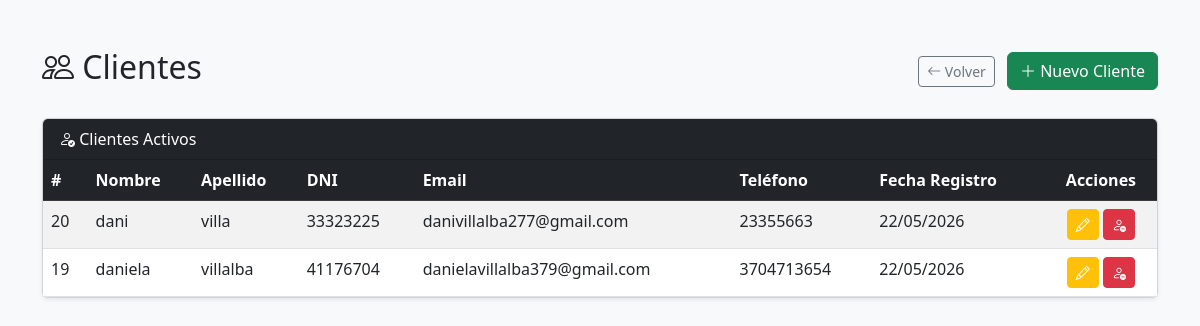
The app's page /public/index.php?action=clientes (signed in), older data.
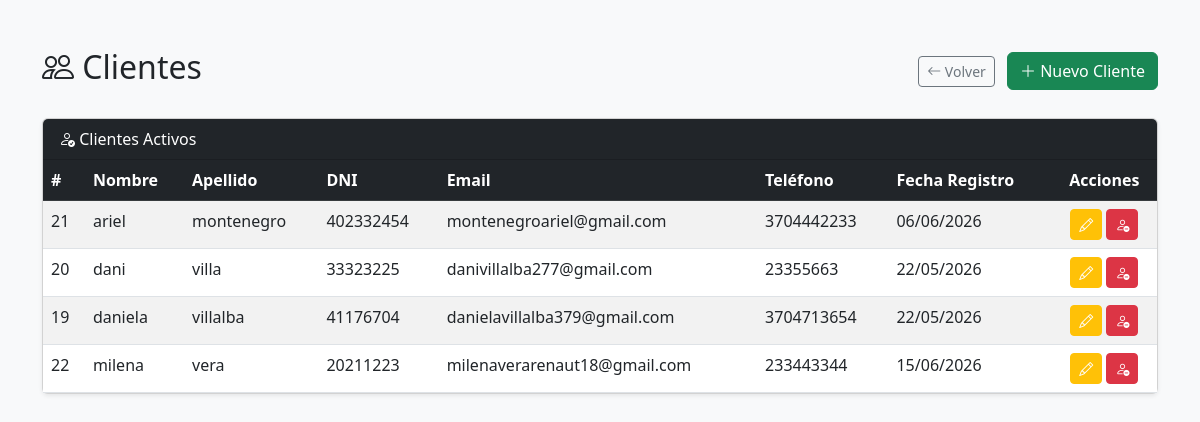
The same page, newer data.
### tables this page shows
CREATE TABLE `cliente` (
  `id_cliente` int NOT NULL AUTO_INCREMENT,
  `fecha_registro` timestamp NULL DEFAULT CURRENT_TIMESTAMP,
  `preferencias` varchar(45) DEFAULT NULL,
  `numero_ficha` int DEFAULT NULL,
  `estado` varchar(45) NOT NULL DEFAULT 'activo',
  `persona_idpersona` int NOT NULL,
  `email_token` varchar(64) DEFAULT NULL,
  `email_verificado` tinyint(1) NOT NULL DEFAULT '0',
  PRIMARY KEY (`id_cliente`),
  KEY `fk_cliente_persona1_idx` (`persona_idpersona`),
  CONSTRAINT `fk_cliente_persona1` FOREIGN KEY (`persona_idpersona`) REFERENCES `persona` (`id_persona`)
);

CREATE TABLE `persona` (
  `id_persona` int NOT NULL AUTO_INCREMENT,
  `nombre` varchar(45) DEFAULT NULL,
  `apellido` varchar(45) DEFAULT NULL,
  `dni` int DEFAULT NULL,
  `email` varchar(45) DEFAULT NULL,
  `telefono` varchar(45) DEFAULT NULL,
  `direccion` varchar(155) DEFAULT NULL,
  `promocion_id_promocion` int DEFAULT NULL,
  PRIMARY KEY (`id_persona`),
  KEY `fk_persona_promocion1_idx` (`promocion_id_promocion`),
  CONSTRAINT `fk_persona_promocion1` FOREIGN KEY (`promocion_id_promocion`) REFERENCES `promocion` (`id_promocion`)
);

### app/models/cliente/ClienteController.php (called while the page is built, shortened)
<?php
require_once __DIR__ . '/Cliente.php';
class ClienteController {
    private $cliente;
    public function __construct() {
        $database      = new Database();
        $this->db      = $database->connect();
        $this->cliente = new Cliente($this->db);
    }
    public function index() {
        $clientes          = $this->cliente->listar();
        require __DIR__ . '/views/index.php';
    }
}

### config/database.php (called while the page is built)
<?php
class Database {
    public function connect() {
        return new PDO("mysql:host=localhost;dbname=modelorelacional2", "root", "3704219257");
    }
}

### app/models/cliente/cliente.php (called while the page is built, shortened)
<?php
class Cliente {
    private $conn;
    public function __construct($db) {
        $this->conn = $db;
    }
    public function listar() {
        $sql = "SELECT c.id_cliente, c.fecha_registro, c.estado, c.email_verificado,
                    p.id_persona, p.nombre, p.apellido, p.dni, p.email, p.telefono
                FROM cliente c
                JOIN persona p ON c.persona_idpersona = p.id_persona
                WHERE c.estado = 'activo'
                ORDER BY p.nombre ASC";
        return $this->conn->query($sql)->fetchAll(PDO::FETCH_ASSOC);
    }
}

### app/models/cliente/views/index.php (the view, shortened to what this page needs)
<!DOCTYPE html>
<html lang="es">
<head>
    <link href="https://cdn.jsdelivr.net/npm/bootstrap@5.3.0/dist/css/bootstrap.min.css" rel="stylesheet">
    <link href="https://cdn.jsdelivr.net/npm/bootstrap-icons@1.10.5/font/bootstrap-icons.css" rel="stylesheet">
</head>
<body class="bg-light">
<div class="container mt-5">
    <div class="d-flex justify-content-between align-items-center mb-4">
        <h2><i class="bi bi-people"></i> Clientes</h2>
        <div>
            <a href="index.php?action=dashboard" class="btn btn-outline-secondary btn-sm me-2">
                <i class="bi bi-arrow-left"></i> Volver
            </a>
            <a href="index.php?action=create_cliente" class="btn btn-success">
                <i class="bi bi-plus-lg"></i> Nuevo Cliente
            </a>
        </div>
    </div>
    <div class="card shadow-sm mb-4">
        <div class="card-header bg-dark text-white">
            <i class="bi bi-person-check"></i> Clientes Activos
        </div>
        <div class="card-body p-0">
            <div class="table-responsive">
                <table class="table table-hover table-striped mb-0">
                    <thead class="table-dark">
                        <tr>
                            <th>#</th>
                            <th>Nombre</th>
                            <th>Apellido</th>
                            <th>DNI</th>
                            <th>Email</th>
                            <th>Teléfono</th>
                            <th>Fecha Registro</th>
                            <th class="text-center">Acciones</th>
                        </tr>
                    </thead>
                    <tbody>
                    <?php if (empty($clientes)): ?>
                        <tr>
                            <td colspan="8" class="text-center text-muted py-4">No hay clientes activos.</td>
                        </tr>
                    <?php else: ?>
                        <?php foreach ($clientes as $c): ?>
                        <tr>
                            <td><?= $c['id_cliente'] ?></td>
                            <td><?= htmlspecialchars($c['nombre']) ?></td>
                            <td><?= htmlspecialchars($c['apellido']) ?></td>
                            <td><?= htmlspecialchars($c['dni']) ?></td>
                            <td><?= htmlspecialchars($c['email']) ?></td>
                            <td><?= htmlspecialchars($c['telefono']) ?></td>
                            <td><?= date('d/m/Y', strtotime($c['fecha_registro'])) ?></td>
                            <td class="text-center">
                                <a href="index.php?action=edit_cliente&id=<?= $c['id_cliente'] ?>"
                                class="btn btn-warning btn-sm text-white" title="Editar">
                                    <i class="bi bi-pencil"></i>
                                </a>
                                <button class="btn btn-danger btn-sm"
                                    data-bs-toggle="modal"
                                    data-bs-target="#modalBajaCliente"
                                    data-id="<?= $c['id_cliente'] ?>"
                                    data-nombre="<?= htmlspecialchars($c['nombre'] . ' ' . $c['apellido']) ?>"
                                    title="Dar de baja">
                                    <i class="bi bi-person-dash"></i>
                                </button>
                            </td>
                        </tr>
                        <?php endforeach; ?>
                    <?php endif; ?>
                    </tbody>
                </table>
            </div>
        </div>
    </div>
</div>
</body>
</html>

Row changes from the older to the newer data that the page shows:
added cliente: id_cliente "21", persona_idpersona.nombre "ariel", persona_idpersona.apellido "montenegro", persona_idpersona.dni "402332454", persona_idpersona.email "montenegroariel@gmail.com", persona_idpersona.telefono "3704442233", fecha_registro "06/06/2026"
added cliente: id_cliente "22", persona_idpersona.nombre "milena", persona_idpersona.apellido "vera", persona_idpersona.dni "20211223", persona_idpersona.email "milenaverarenaut18@gmail.com", persona_idpersona.telefono "233443344", fecha_registro "15/06/2026"
